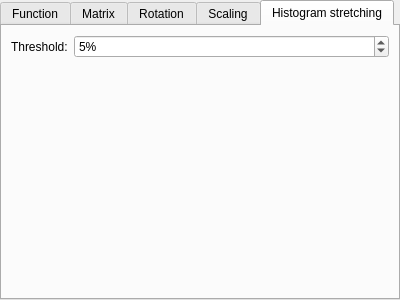
<?xml version="1.0" encoding="UTF-8"?>
<ui version="4.0">
 <class>FilterTabWidget</class>
 <widget class="QTabWidget" name="FilterTabWidget">
  <property name="geometry">
   <rect>
    <x>0</x>
    <y>0</y>
    <width>400</width>
    <height>300</height>
   </rect>
  </property>
  <property name="windowTitle">
   <string>TabWidget</string>
  </property>
  <property name="currentIndex">
   <number>4</number>
  </property>
  <widget class="QWidget" name="functionTab">
   <attribute name="title">
    <string>Function</string>
   </attribute>
  </widget>
  <widget class="QWidget" name="matrixTab">
   <attribute name="title">
    <string>Matrix</string>
   </attribute>
  </widget>
  <widget class="QWidget" name="rotationTab">
   <attribute name="title">
    <string>Rotation</string>
   </attribute>
  </widget>
  <widget class="QWidget" name="scalingTab">
   <attribute name="title">
    <string>Scaling</string>
   </attribute>
  </widget>
  <widget class="QWidget" name="histogramTab">
   <attribute name="title">
    <string>Histogram stretching</string>
   </attribute>
   <layout class="QFormLayout" name="formLayout">
    <item row="0" column="0">
     <widget class="QLabel" name="thresholdLabel">
      <property name="text">
       <string>Threshold:</string>
      </property>
     </widget>
    </item>
    <item row="0" column="1">
     <widget class="QSpinBox" name="thresholdSpinBox">
      <property name="suffix">
       <string>%</string>
      </property>
      <property name="maximum">
       <number>100</number>
      </property>
      <property name="value">
       <number>5</number>
      </property>
     </widget>
    </item>
   </layout>
  </widget>
 </widget>
 <resources/>
 <connections/>
</ui>
